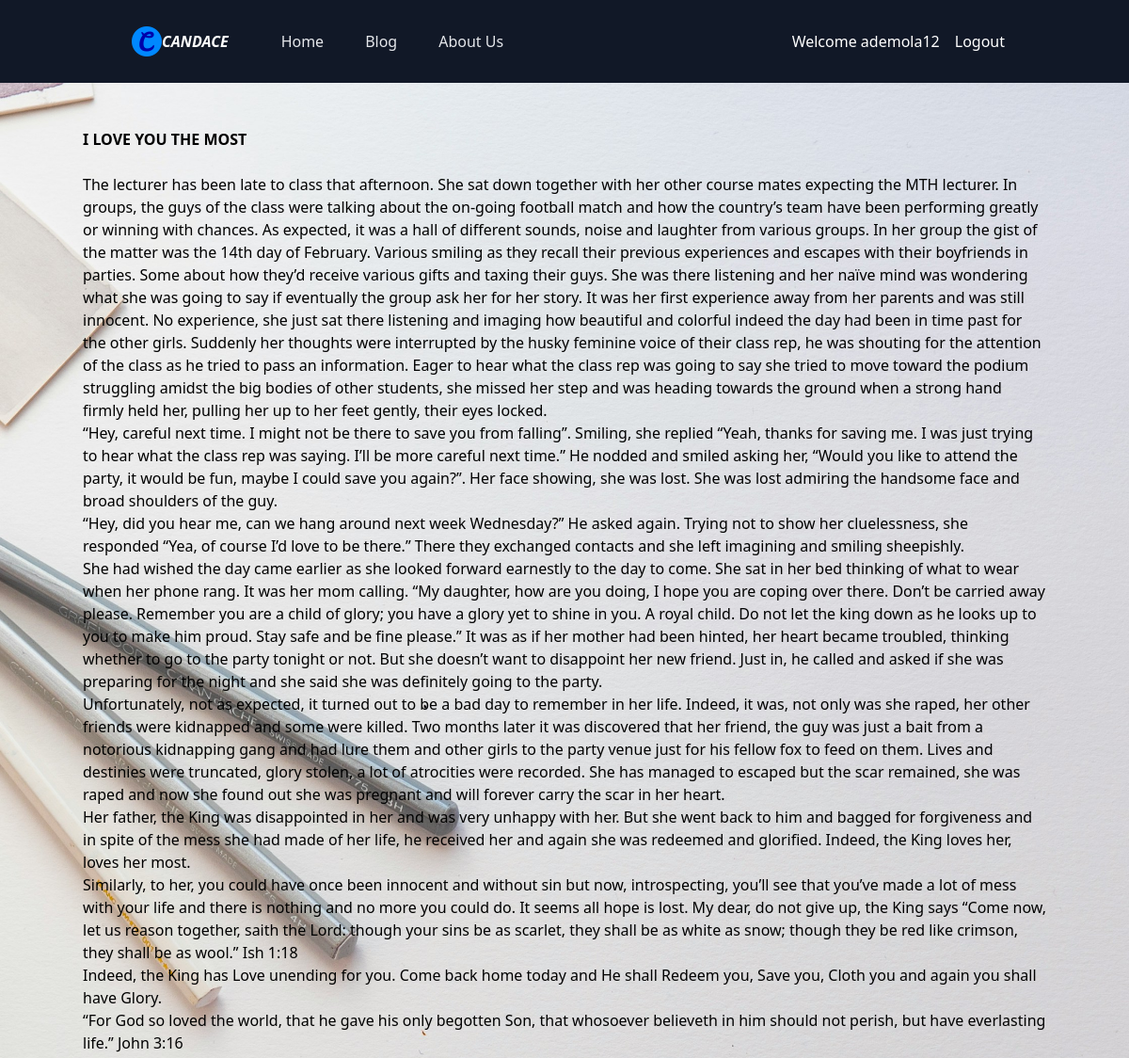
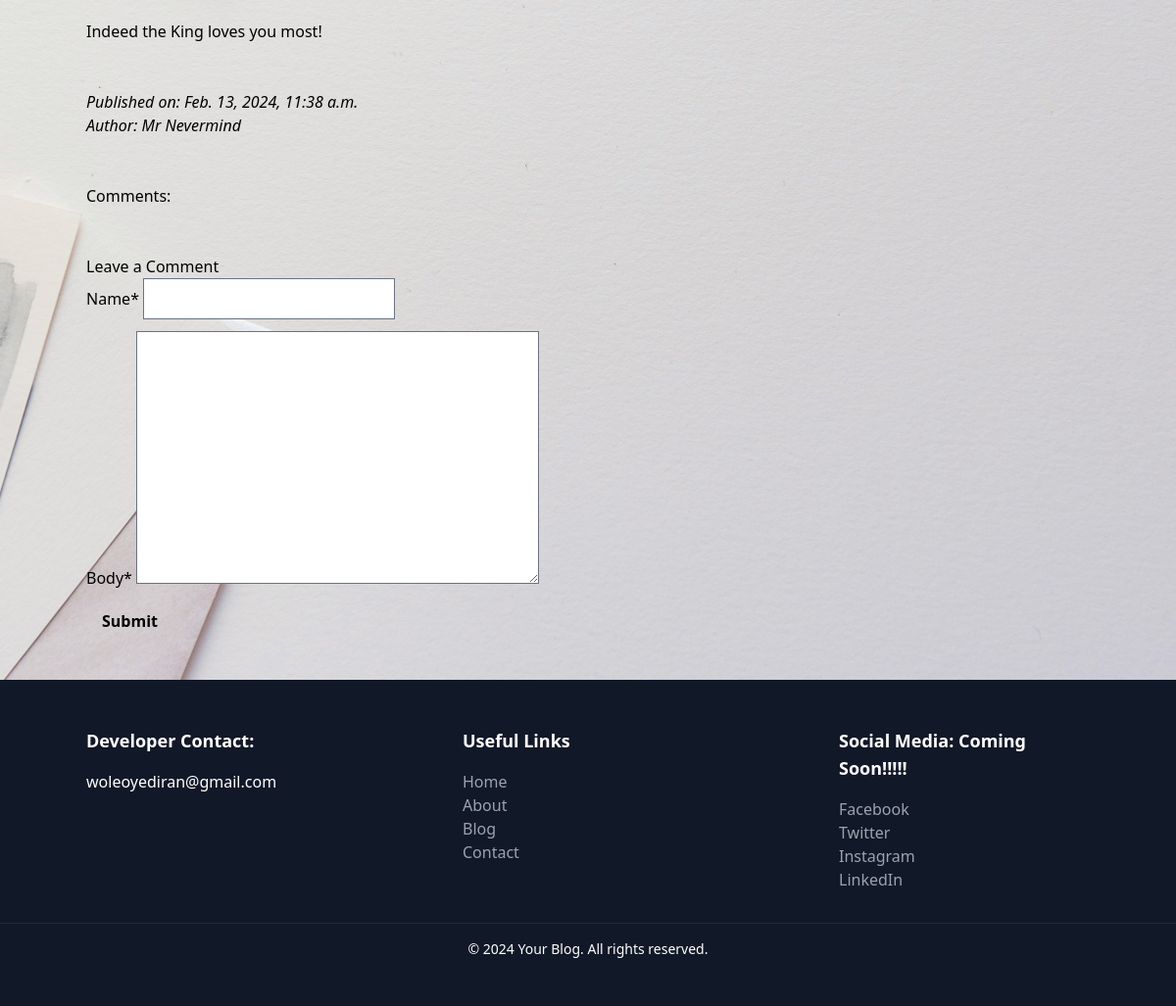
The app's page /post/4/ (signed in) with its own data (2 pictures, top to bottom).
### myblog/models.py (models this page shows, shortened)
class Post(models.Model):
    title = models.CharField(max_length=200)
    content = models.TextField()
    pub_date = models.DateTimeField(auto_now_add=True)
    author= models.CharField(max_length=30)
    image=models.ImageField(default="default_image.jpg", upload_to='blog_pics/')
    category=models.ForeignKey( Category,on_delete=models.CASCADE)

### myblog/views.py (the view)
# urls.py: path('post/<int:pk>/', views.PostDetailView.as_view(), name='post_detail'),
class PostDetailView(LoginRequiredMixin, DetailView):
    model = Post
    template_name = 'myblog/post_detail.html'
    context_object_name = 'post'
    def get_context_data(self, **kwargs):
        context = super().get_context_data(**kwargs)
        context['comments'] = self.object.comments.all()
        context['comment_form'] = CommentForm()
        return context
    def post(self, request, *args, **kwargs):
        post = self.get_object()
        form = CommentForm(request.POST)
        if form.is_valid():
            comment = form.save(commit=False)
            comment.post = post
            comment.save()
            return redirect('myblog:post_detail', pk=post.pk)
        else:
            context = self.get_context_data(**kwargs)
            context['comment_form'] = form
            return self.render_to_response(context)

### myblog/forms.py
class CommentForm(forms.ModelForm):
  class Meta:
    model = Comment
    fields= ['name', 'body']
  def __init__(self, *args, **kwargs):
    super().__init__(*args, **kwargs)
    self.helper = FormHelper()
    self.helper.form_method = 'post'
    self.helper.add_input(Submit('submit', 'Submit', css_class='bg-blue-500 hover:bg-blue-700 text-black font-bold py-2 px-4 rounded'))

### templates/myblog/post_detail.html (shortened to what this page needs)
<body
  class="bg-cover bg-center p-0"
  style="background-image: url('/static/lamlard/images/joanna.jpg')"
>
  {% extends 'myblog/base.html' %} {% load static %} {% load static
  tailwind_tags %} {% load crispy_forms_tags %} {% block content %}
  <strong>{{ post.title }}</strong>
  <br />
  <br />
  <p>{{ post.content | linebreaksbr | safe }}</p>
  <br /><br />
  <p><i>Published on: {{ post.pub_date }}</i></p>
  <p><i>Author: {{ post.author }}</i></p>
  <br />
  <br />
  <h2>Comments:</h2>
  <br />
  <br />
  <h2>Leave a Comment</h2>
  <form method="post" action="{% url 'myblog:post_detail' pk=post.pk %}">
    {% csrf_token %}{{ form.as_p }}{% crispy comment_form %}
  </form>
  {% endblock %}

### templates/myblog/base.html (shortened to what this page needs)
<!DOCTYPE html>
{% load static %} {% load static tailwind_tags %}
<html lang="en">
  <head>
    <link
      href="https://cdn.jsdelivr.net/npm/tailwindcss@2.2.19/dist/tailwind.min.css"
      rel="stylesheet"
    />
    {% tailwind_css %}
  </head>
  <body class="bg-blue-300">
    <nav style="" class="bg-gray-900 text-white fixed top-0 z-50 w-full">
      <div class="mx-auto max-w-5xl px-8">
        <div class="flex justify-between">
          <div class="flex space-x-4">
            <div class="py-5">
              <a
                href="#"
                class="flex items-center px-5 py-2 text-gray-700 hover:text-gray-900"
              >
                <img src="{%static 'lamlard/images/fav.png'%}" />
                <span class="font-bold text-white"><i>CANDACE</i></span>
              </a>
            </div>
            <div class="flex hidden items-center space-x-1 md:flex">
              <a
                href="{% url 'myblog:home' %}"
                class="px-5 py-2 text-gray-200 hover:text-gray-500"
                >Home</a
              >
              <a
                href="{% url 'myblog:post_list' %}"
                class="px-5 py-2 text-gray-200 hover:text-gray-500"
                >Blog</a
              >
              <a
                href="#section1"
                class="px-5 py-2 text-gray-200 hover:text-gray-500 click-scroll"
                >About Us</a
              >
            </div>
          </div>
          <div class="flex hidden items-center space-x-1 md:flex">
            {%if user.is_authenticated%}
            <p>Welcome {{user}}</p>
            <a
              href="{%url 'account_logout' %}"
              class="px-3 py-5 hover:text-gray-500"
              >Logout</a
            >
            {% endif %}
          </div>
        </div>
      </div>
    </nav>
    <br />
    <br />
    <br />
    <br />
    <br />
    <div class="container mx-auto mt-4">{% block content %} {% endblock %}</div>
  </body>
  <br />
  <footer class="bg-gray-900 text-white py-12">
    <div class="container mx-auto">
      <div class="flex flex-wrap justify-between">
        <div class="w-full md:w-1/2 lg:w-1/4 mb-8 md:mb-0">
          <h2 class="text-lg font-semibold mb-4">Developer Contact:</h2>
          <p>woleoyediran@gmail.com</p>
        </div>
        <div class="w-full md:w-1/2 lg:w-1/4 mb-8 md:mb-0">
          <h2 class="text-lg font-semibold mb-4">Useful Links</h2>
          <ul>
            <li>
              <a
                href="{% url 'myblog:home' %}"
                class="text-gray-400 hover:text-white"
                >Home</a
              >
            </li>
            <li>
              <a href="#" class="text-gray-400 hover:text-white">About</a>
            </li>
            <li>
              <a
                href="{% url 'myblog:post_list' %}"
                class="text-gray-400 hover:text-white"
                >Blog</a
              >
            </li>
            <li>
              <a href="#" class="text-gray-400 hover:text-white">Contact</a>
            </li>
          </ul>
        </div>
        <div class="w-full md:w-1/2 lg:w-1/4 mb-8 md:mb-0">
          <h2 class="text-lg font-semibold mb-4">
            Social Media: Coming Soon!!!!!
          </h2>
          <ul>
            <li>
              <a href="#" class="text-gray-400 hover:text-white">Facebook</a>
            </li>
            <li>
              <a href="#" class="text-gray-400 hover:text-white">Twitter</a>
            </li>
            <li>
              <a href="#" class="text-gray-400 hover:text-white">Instagram</a>
            </li>
            <li>
              <a href="#" class="text-gray-400 hover:text-white">LinkedIn</a>
            </li>
          </ul>
        </div>
      </div>
    </div>
    <div class="mt-8 border-t border-gray-800">
      <div class="container mx-auto pt-4 text-sm text-center">
        <p>&copy; 2024 Your Blog. All rights reserved.</p>
      </div>
    </div>
  </footer>
</html>

### records on screen
Post: title "I LOVE YOU THE MOST", content "The lecturer has been late to class that afternoon. She sat down together with her other course mates expecting the MTH lecturer. In groups, the guys of the class were talking about the on-going football match and how the country’s team have been performing greatly or winning with chances. As expected, it was a hall of different sounds, noise and laughter from various groups. In her group the gist of the matter was the 14th day of February. Various smiling as they recall their previous experiences and escapes with their boyfriends in parties. Some about how they’d receive various gifts and taxing their guys. She was there listening and her naïve mind was wondering what she was going to say…", pub_date "Feb. 13, 2024, 11:38 a.m.", author "Mr Nevermind"

### other values on screen
{{ user }} "ademola12"
